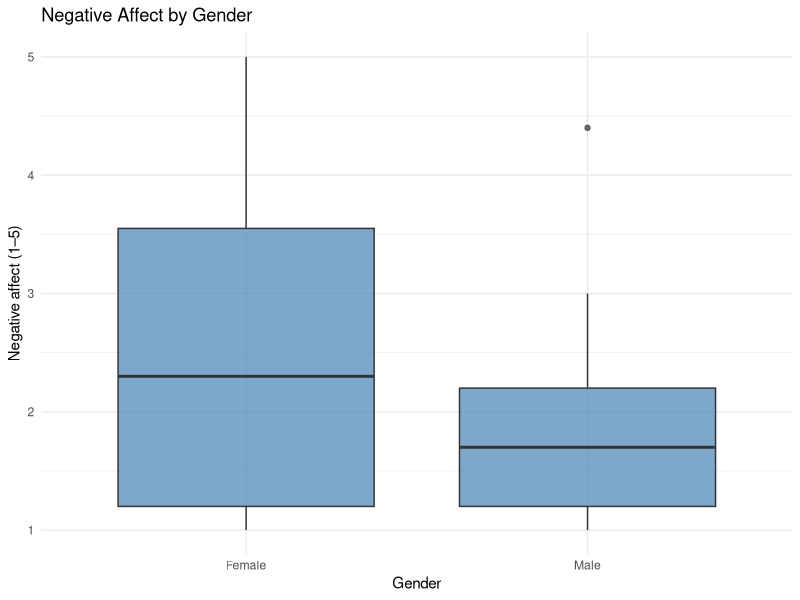
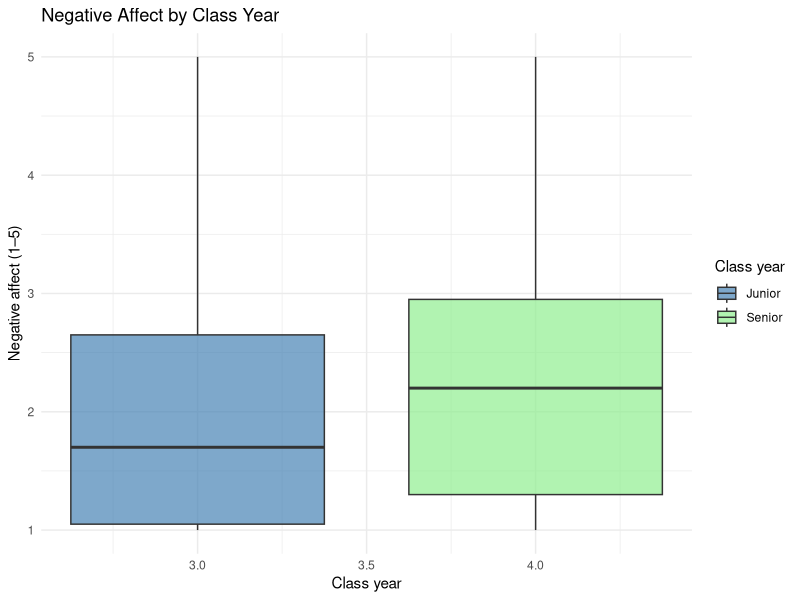
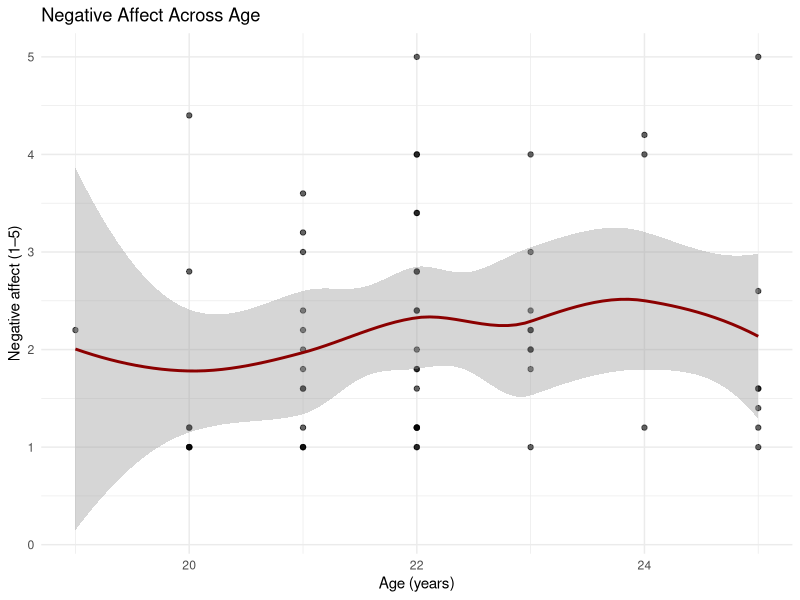
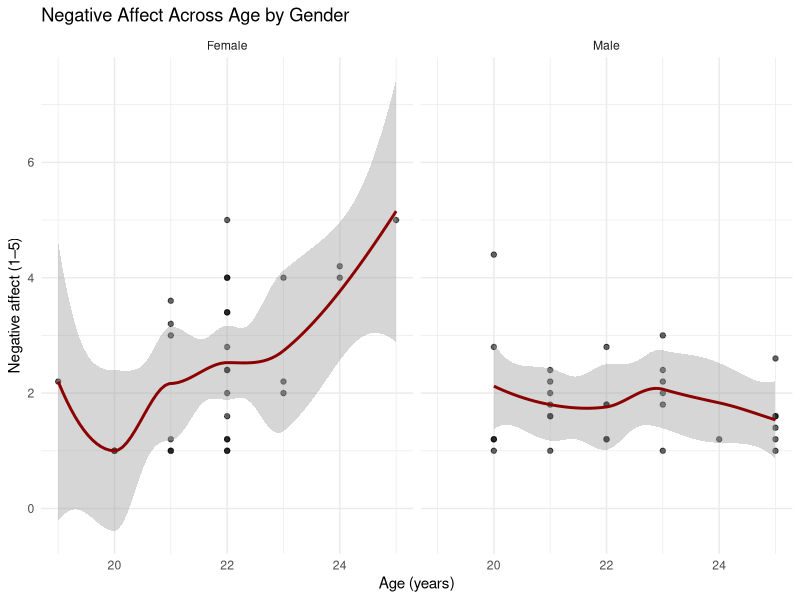

Source code (R) for these figures, in order:
## ---- chunk 1
library(tidyverse)
library(haven)

studydata_raw <- read_sav("AI Purpose Questions and Plan Clarity Study.sav") %>% 
  as_tibble()
## ---- chunk 2
studydata_emotion <- studydata_raw %>% 
  transmute(
    id           = ID,
    condition    = condition,         
    neg_affect   = NegAff_Mean
  )
## ---- chunk 3
gender_demo <- studydata_raw %>% 
  transmute(
    id     = ID,
    gender = Gender
  )

classyear_demo <- studydata_raw %>% 
  transmute(
    id         = ID,
    class_year = Study_Year
  )

age_demo <- studydata_raw %>% 
  transmute(
    id  = ID,
    age = Age
  )
## ---- chunk 4
studydata_emotion_demo <- studydata_emotion %>% 
  left_join(gender_demo,    by = "id") %>% 
  left_join(classyear_demo, by = "id") %>% 
  left_join(age_demo,       by = "id")
## ---- chunk 5
overall_distress_summary <- studydata_emotion_demo %>% 
  summarise(
    n        = n(),
    mean     = mean(neg_affect),
    sd       = sd(neg_affect),
    min      = min(neg_affect),
    max      = max(neg_affect)
  )
## ---- chunk 6
gender_distress_summary <- studydata_emotion_demo %>% 
  group_by(gender) %>% 
  summarise(
    n    = n(),
    mean = mean(neg_affect),
    sd   = sd(neg_affect),
    .groups = "drop"
  )
## ---- chunk 7
classyear_distress_summary <- studydata_emotion_demo %>% 
  group_by(class_year) %>% 
  summarise(
    n    = n(),
    mean = mean(neg_affect),
    sd   = sd(neg_affect),
    .groups = "drop"
  )
## ---- chunk 8
combined_distress_summary <- bind_rows(
  overall_distress_summary %>% 
    mutate(
      grouping = "overall",
      level    = "all"
    ),
  gender_distress_summary %>% 
    mutate(
      grouping = "gender",
      level    = as.character(gender)
    ) %>% 
    select(grouping, level, n, mean, sd),
  classyear_distress_summary %>% 
    mutate(
      grouping = "class_year",
      level    = as.character(class_year)
    ) %>% 
    select(grouping, level, n, mean, sd)
) %>% 
  relocate(grouping, level)
## ---- chunk 9
p_distress_gender <- ggplot(studydata_emotion_demo,
                            aes(x = gender, y = neg_affect)) +
  geom_boxplot(fill = "steel blue", alpha = 0.7) +
  labs(
    title = "Negative Affect by Gender",
    x     = "Gender",
    y     = "Negative affect (1–5)"
  ) +
  theme_minimal()

p_distress_gender
## ---- chunk 10
p_distress_classyear <- ggplot(studydata_emotion_demo,
                               aes(x = class_year,
                                   y = neg_affect,
                                   fill = factor(class_year))) +
  geom_boxplot(alpha = 0.7) +
  scale_fill_manual(
    name   = "Class year",
    values = c("3" = "steel blue", "4" = "light green"),
    labels = c("3" = "Junior", "4" = "Senior")
  ) +
  labs(
    title = "Negative Affect by Class Year",
    x     = "Class year",
    y     = "Negative affect (1–5)"
  ) +
  theme_minimal()

p_distress_classyear
## ---- chunk 11
p_distress_age <- ggplot(studydata_emotion_demo,
                         aes(x = age, y = neg_affect)) +
  geom_point(alpha = 0.6) +
  geom_smooth(method = "loess", se = TRUE, color = "darkred") +
  labs(
    title = "Negative Affect Across Age",
    x     = "Age (years)",
    y     = "Negative affect (1–5)"
  ) +
  theme_minimal()

p_distress_age
## ---- chunk 12
p_distress_age_gender <- ggplot(studydata_emotion_demo,
                                aes(x = age, y = neg_affect)) +
  geom_point(alpha = 0.6) +
  geom_smooth(method = "loess", se = TRUE, color = "darkred") +
  facet_wrap(~ gender, nrow = 1) +
  labs(
    title = "Negative Affect Across Age by Gender",
    x     = "Age (years)",
    y     = "Negative affect (1–5)"
  ) +
  theme_minimal()

p_distress_age_gender
